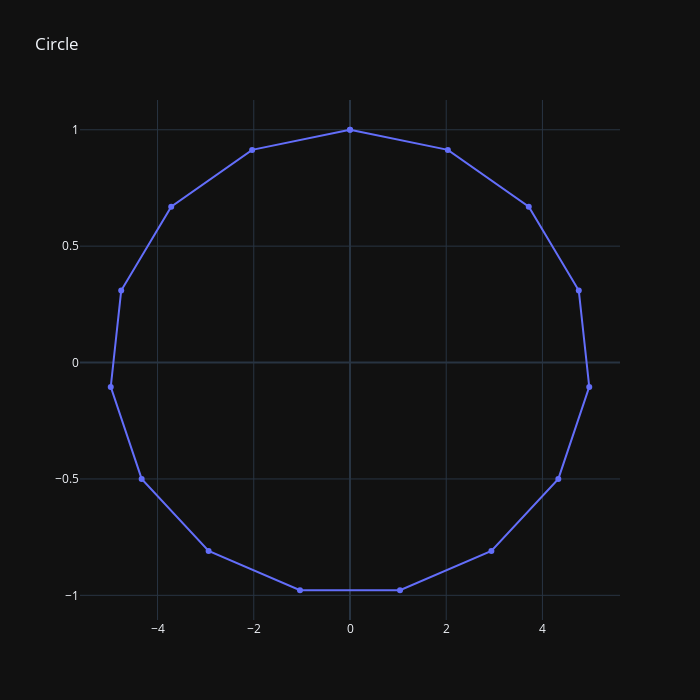

Source (notebook cell):
### Code cell
circle.show()

### Figure 1 — Plotly figure (JSON) as saved in the notebook; plotly's stock layout.template omitted (floating-point values rounded to 4 significant figures)
{"data": [{"type": "scatter", "x": [0, 2.034, 3.716, 4.755, 4.973, 4.33, 2.939, 1.04, -1.04, -2.939, -4.33, -4.973, -4.755, -3.716, -2.034, -1.225e-15], "y": [1, 0.9135, 0.6691, 0.309, -0.1045, -0.5, -0.809, -0.9781, -0.9781, -0.809, -0.5, -0.1045, 0.309, 0.6691, 0.9135, 1]}], "layout": {"autosize": false, "height": 700, "title": {"text": "Circle"}, "width": 700}}
